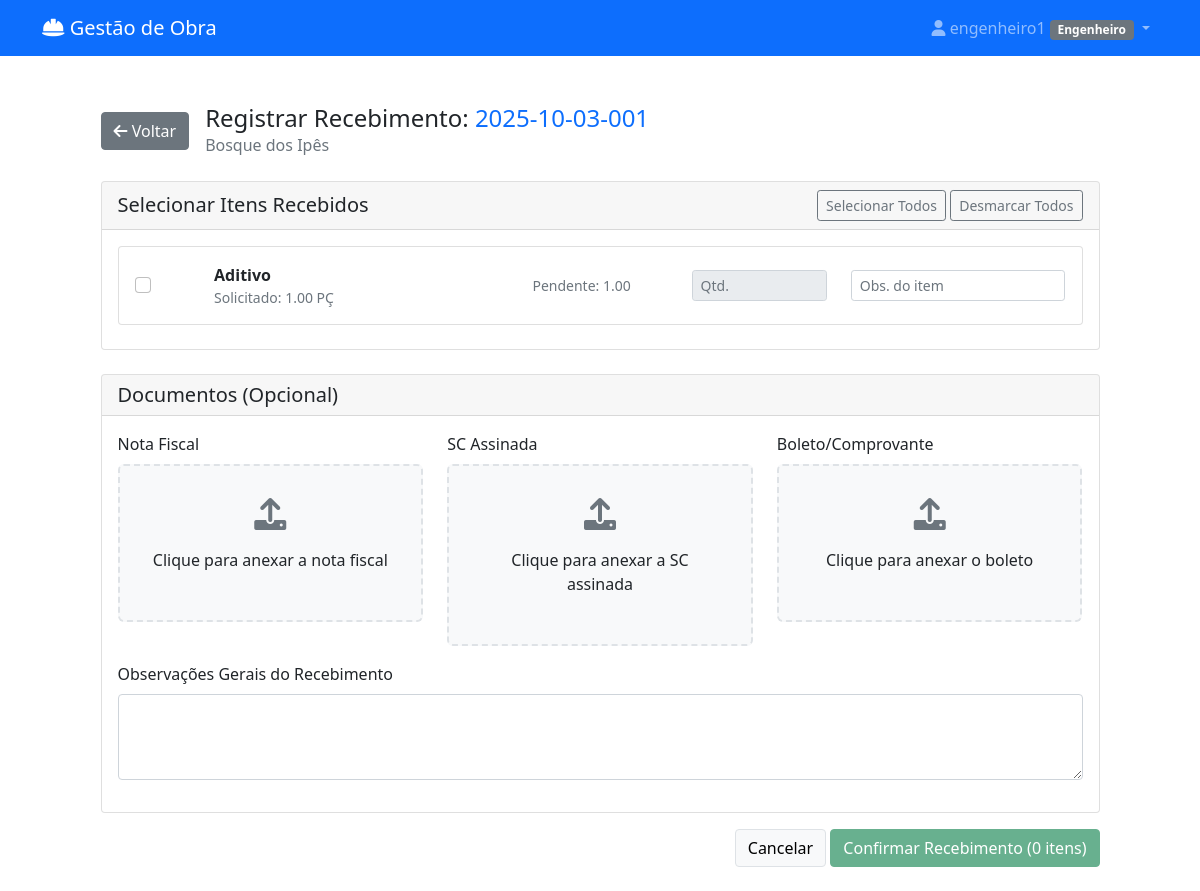
Page /recebimento/iniciar/1/ (signed in) on the committed database.
### materiais/models.py (models this page shows, shortened)
class User(AbstractUser):
    PERFIL_CHOICES = [
        ('almoxarife_obra', 'Almoxarife da Obra'),
        ('engenheiro', 'Engenheiro'),
        ('almoxarife_escritorio', 'Almoxarife do Escritório'),
        ('diretor', 'Diretor'),
    ]
    perfil = models.CharField(max_length=30, choices=PERFIL_CHOICES)
    telefone = models.CharField(max_length=15, blank=True)
    obras = models.ManyToManyField('Obra', blank=True, related_name='usuarios')
    assinatura_imagem = models.ImageField(upload_to='assinaturas/', null=True, blank=True, verbose_name="Imagem da Assinatura")

class SolicitacaoCompra(models.Model):
    STATUS_CHOICES = [
        ('rascunho', 'Rascunho'),
        ('pendente_aprovacao', 'Pendente de Aprovação'),
        ('aprovado_engenharia', 'Aprovado - Engenharia'),
        ('aprovada', 'Cotação - Para Iniciar'),
        ('rejeitada', 'Rejeitada'),
        ('em_cotacao', 'Cotação - Em Andamento'),
        ('aguardando_resposta', 'Cotação - Aguardando Resposta'),
        ('cotacao_selecionada', 'Cotação - Recebida/Analisar'),
        ('finalizada', 'RM Gerada'),
        ('a_caminho', 'A Caminho'),
        ('recebida_parcial', 'Recebida Parcialmente'),  # <-- NOVO STATUS ADICIONADO
        ('recebida', 'Recebida'),
    ]
    numero = models.CharField(max_length=100, unique=True, blank=True, verbose_name="Código")
    solicitante = models.ForeignKey(User, on_delete=models.CASCADE, related_name='solicitacoes')
    obra = models.ForeignKey(Obra, on_delete=models.CASCADE, null=True, blank=True)
    destino = models.ForeignKey(
        DestinoEntrega,
        on_delete=models.SET_NULL,
        null=True,
        blank=True,
        verbose_name="Destino de Entrega"
    )
    categoria_sc = models.ForeignKey(
        CategoriaSC,
        on_delete=models.SET_NULL,
        null=True,
        blank=True,
        verbose_name="Categoria da SC"
    )
    data_criacao = models.DateTimeField(auto_now_add=True)
    data_necessidade = models.DateField()
    justificativa = models.TextField(verbose_name="Observação Geral")
    is_emergencial = models.BooleanField(default=False, verbose_name="Solicitação Emergencial")
    status = models.CharField(max_length=20, choices=STATUS_CHOICES, default='rascunho')
    aprovador = models.ForeignKey(User, on_delete=models.SET_NULL, null=True, blank=True, related_name='aprovacoes')
    data_aprovacao = models.DateTimeField(null=True, blank=True)
    observacoes_aprovacao = models.TextField(blank=True)
    data_recebimento = models.DateTimeField(null=True, blank=True, verbose_name="Data de Recebimento")
    recebedor = models.ForeignKey(User, on_delete=models.CASCADE, verbose_name="Recebedor", null=True, blank=True)
    sc_mae = models.ForeignKey(
        'self',
        on_delete=models.SET_NULL,
        null=True,
        blank=True,
        related_name='scs_filhas'
    )

class Obra(models.Model):
    nome = models.CharField(max_length=100, verbose_name="Nome da Obra")
    endereco = models.CharField(max_length=200, blank=True, verbose_name="Endereço")
    data_inicio = models.DateField(null=True, blank=True, verbose_name="Data de Início")
    data_fim = models.DateField(null=True, blank=True, verbose_name="Data de Fim")
    ativa = models.BooleanField(default=True, verbose_name="Ativa")
    class Meta:
        verbose_name = "Obra"
        verbose_name_plural = "Obras"

class ItemSolicitacao(models.Model):
    solicitacao = models.ForeignKey(SolicitacaoCompra, on_delete=models.CASCADE, related_name='itens')
    item_catalogo = models.ForeignKey(ItemCatalogo, on_delete=models.PROTECT, null=True, blank=True)
    descricao = models.CharField(max_length=200)
    unidade = models.CharField(max_length=50)
    categoria = models.CharField(max_length=200, blank=True)
    quantidade = models.DecimalField(max_digits=10, decimal_places=2)
    observacoes = models.TextField(blank=True)
    aprovado = models.BooleanField(default=False)
    class Meta:
        verbose_name = "Item da Solicitação"
        verbose_name_plural = "Itens da Solicitação"

### materiais/views.py (the view, shortened to what this page needs)
# urls.py: path('recebimento/iniciar/<int:solicitacao_id>/', views.iniciar_recebimento, name='iniciar_recebimento'),
@login_required
def iniciar_recebimento(request, solicitacao_id):
    solicitacao = get_object_or_404(SolicitacaoCompra, id=solicitacao_id)
    user = request.user
    perfil = user.perfil
    if perfil not in ['almoxarife_obra', 'almoxarife_escritorio', 'diretor', 'engenheiro']:
        messages.error(request, 'Você não tem permissão para acessar esta página.')
        return redirect('materiais:dashboard')
    if perfil in ['almoxarife_obra', 'engenheiro'] and solicitacao.obra not in user.obras.all():
        messages.error(request, 'Acesso negado a esta solicitação.')
        return redirect('materiais:registrar_recebimento')
    itens_pendentes = []
    for item in solicitacao.itens.all():
        total_recebido = item.recebimentos.aggregate(total=Sum('quantidade_recebida'))['total'] or 0
        quantidade_pendente = item.quantidade - total_recebido
        if quantidade_pendente > 0:
            itens_pendentes.append({
                'id': item.id,
                'descricao': item.descricao,
                'quantidade_solicitada': f"{item.quantidade:g}",
                'quantidade_pendente': f"{quantidade_pendente:g}",
                'unidade': item.unidade,
            })
    context = {
        'sc': solicitacao,
        'itens_para_receber': itens_pendentes,
    }
    return render(request, 'materiais/iniciar_recebimento.html', context)

### materiais/templates/materiais/iniciar_recebimento.html (shortened to what this page needs)
{% extends 'materiais/base.html' %}
{% block content %}
<div class="container py-4">
    <div class="row justify-content-center">
        <div class="col-lg-11">
            <div class="d-flex align-items-center mb-4">
                <a href="{% url 'materiais:registrar_recebimento' %}" class="btn btn-secondary me-3"><i class="fas fa-arrow-left"></i> Voltar</a>
                <div>
                    <h4 class="mb-0">Registrar Recebimento: <span class="text-primary">{{ sc.numero }}</span></h4>
                    <p class="text-muted mb-0">{{ sc.obra.nome }}</p>
                </div>
            </div>
            <form method="POST" enctype="multipart/form-data" id="form-recebimento">
                <div class="card" id="itens-container">
                    <div class="card-header d-flex justify-content-between align-items-center">
                        <h5 class="mb-0">Selecionar Itens Recebidos</h5>
                        <div>
                            <button type="button" class="btn btn-outline-secondary btn-sm" id="btn-selecionar-todos">Selecionar Todos</button>
                            <button type="button" class="btn btn-outline-secondary btn-sm" id="btn-desmarcar-todos">Desmarcar Todos</button>
                        </div>
                    </div>
                    <div class="card-body">
                        <div id="lista-itens-receber">
                            {% for item in itens_para_receber %}
                            <div class="card mb-2 item-row" data-item-id="{{ item.id }}" data-descricao="{{ item.descricao }}" data-pendente="{{ item.quantidade_pendente }}">
                                <div class="card-body">
                                    <div class="row align-items-center">
                                        <div class="col-1"><input class="form-check-input item-checkbox" type="checkbox" name="itens_selecionados" value="{{ item.id }}"></div>
                                        <div class="col-4">
                                            <strong>{{ item.descricao }}</strong>
                                            <div class="text-muted small">Solicitado: {{ item.quantidade_solicitada }} {{ item.unidade }}</div>
                                        </div>
                                        <div class="col-2"><small class="text-muted">Pendente: {{ item.quantidade_pendente }}</small></div>
                                        <div class="col-2"><input type="number" name="quantidade_recebida_{{ item.id }}" class="form-control form-control-sm item-quantidade" placeholder="Qtd." step="0.01" max="{{ item.quantidade_pendente }}" min="0" disabled></div>
                                        <div class="col-3"><input type="text" name="observacoes_{{ item.id }}" class="form-control form-control-sm" placeholder="Obs. do item"></div>
                                    </div>
                                </div>
                            </div>
                            {% empty %}
                            <p class="text-center text-success p-4"><strong><i class="fas fa-check-circle"></i> Todos os itens desta SC já foram recebidos.</strong></p>
                            {% endfor %}
                        </div>
                    </div>
                </div>
                <div class="card mt-4">
                    <div class="card-header"><h5 class="mb-0">Documentos (Opcional)</h5></div>
                    <div class="card-body">
                         <div class="row">
                            <div class="col-md-4 mb-3">
                                <label class="form-label">Nota Fiscal</label>
                                <div class="upload-box" onclick="this.querySelector('input').click()">
                                    <p><i class="fas fa-upload fa-2x text-muted"></i></p>
                                    <p class="upload-text">Clique para anexar a nota fiscal</p>
                                </div>
                            </div>
                            <div class="col-md-4 mb-3">
                                <label class="form-label">SC Assinada</label>
                                <div class="upload-box" onclick="this.querySelector('input').click()">
                                    <p><i class="fas fa-upload fa-2x text-muted"></i></p>
                                    <p class="upload-text">Clique para anexar a SC assinada</p>
                                </div>
                            </div>
                            <div class="col-md-4 mb-3">
                                <label class="form-label">Boleto/Comprovante</label>
                                <div class="upload-box" onclick="this.querySelector('input').click()">
                                    <p><i class="fas fa-upload fa-2x text-muted"></i></p>
                                    <p class="upload-text">Clique para anexar o boleto</p>
                                </div>
                            </div>
                        </div>
                        <div class="mb-3">
                            <label for="observacoes" class="form-label">Observações Gerais do Recebimento</label>
                            <textarea name="observacoes" id="observacoes" class="form-control" rows="3"></textarea>
                        </div>
                    </div>
                </div>
                <div class="text-end mt-3">
                    <a href="{% url 'materiais:registrar_recebimento' %}" class="btn btn-light border">Cancelar</a>
                    <button type="submit" id="btn-confirmar" class="btn btn-success" disabled>
                        Confirmar Recebimento (0 itens)
                    </button>
                </div>
            </form>
        </div>
    </div>
</div>
{% endblock %}

### materiais/templates/materiais/base.html (shortened to what this page needs)
<!DOCTYPE html>
<html lang="pt-br">
<head>
    <link href="https://cdn.jsdelivr.net/npm/bootstrap@5.1.3/dist/css/bootstrap.min.css" rel="stylesheet">
    <link href="https://cdnjs.cloudflare.com/ajax/libs/font-awesome/6.0.0/css/all.min.css" rel="stylesheet">
</head>
<body>
    <nav class="navbar navbar-expand-lg navbar-dark bg-primary">
        <div class="container">
            <a class="navbar-brand" href="{% url 'materiais:dashboard' %}">
                <i class="fas fa-hard-hat"></i> Gestão de Obra
            </a>
            {% if user.is_authenticated %}
            <div class="navbar-nav ms-auto">
                <div class="nav-item dropdown">
                    <a class="nav-link dropdown-toggle" href="#" role="button" data-bs-toggle="dropdown">
                        <i class="fas fa-user"></i> {{ user.get_full_name|default:user.username }}
                        <span class="badge bg-secondary">{{ user.get_perfil_display }}</span>
                    </a>
                </div>
            </div>
            {% endif %}
        </div>
    </nav>
    <div class="container mt-4">
        {% block content %}
        {% endblock %}
    </div>
</body>
</html>

### rows in the picture
User: get_full_name "engenheiro1", perfil "Engenheiro"
SolicitacaoCompra: numero "2025-10-03-001", obra.nome "Bosque dos Ipês"
ItemSolicitacao: descricao "Aditivo", unidade "PÇ"

### other values in the picture
{{ item.quantidade_solicitada }} "1.00"
{{ item.quantidade_pendente }} "1.00"
